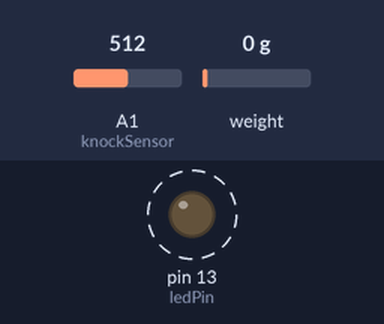
The sketch below on a simulated Arduino Uno, built with avr-gcc and run on an emulated ATmega328P. Shown: output pins drawn as LEDs (lit = HIGH). Dashed ring = blinking. The test bench sets the inputs (shaded band); at power-on: A1 (knockSensor) = 512, weight on the scale 0 g. What the sketch prints to the serial monitor is not drawn.

Above: at 3.2 s.
3.3 s: A1 (knockSensor) set to 108
6.5 s: A1 (knockSensor) set to 92
At 7.0 s:
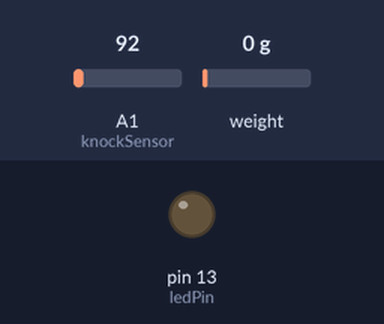
9.0 s: A1 (knockSensor) set to 110
At 12.1 s:
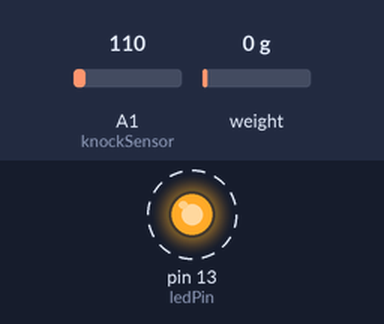
12.2 s: A1 (knockSensor) set to 90
At 13.2 s:
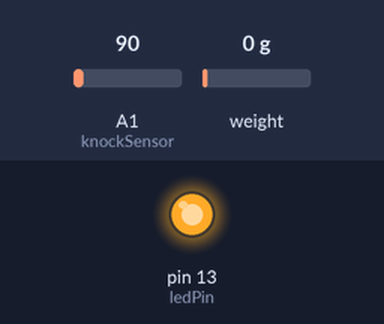
Timing chart, 0 to 14.7 s (numbered marks = the images above; inputs shaded):
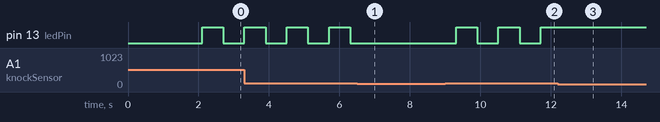

The sketch:

LoadCellAsKnockSensor.ino
```cpp
#include "HX711.h"

#define LOADCELL_DOUT_PIN  A0
#define LOADCELL_SCK_PIN  A1

const int ledPin = 13;       // LED connected to digital pin 13
const int knockSensor = A1;  // the piezo is connected to analog pin 0
const int threshold = 100;   // threshold value to decide when the detected sound is a knock or not


// these variables will change:
int sensorReading = 0;  // variable to store the value read from the sensor pin
int ledState = LOW;     // variable used to store the last LED status, to toggle the light

HX711 scale;

float calibration_factor = 195050; //-7050 worked for my 440lb max scale setup

void setup() {
  pinMode(ledPin, OUTPUT);  // declare the ledPin as as OUTPUT
  Serial.begin(9600);
  scale.begin(LOADCELL_DOUT_PIN, LOADCELL_SCK_PIN);
  scale.set_scale();
  scale.tare(); //Reset the scale to 0
  long zero_factor = scale.read_average(); //Get a baseline reading
}

void loop() {
  scale.set_scale(calibration_factor); //Adjust to this calibration factor
  sensorReading = analogRead(knockSensor);
  Serial.print(scale.get_units(), 1);
   if (sensorReading >= threshold) {
    ledState = !ledState;
    digitalWrite(ledPin, ledState);
    Serial.println("Knock!");
    Serial.println();
   }
delay (500);
}
```

Measured:
- the behaviour switches between 100 and 99 on A1 (knockSensor) (found by bisection; images 0 and 1)
- after the input at 6.5 s, pin 13 (ledPin): stops changing and stays LOW
- after the input at 9.0 s, pin 13 (ledPin): alternates HIGH for 0.60 s and LOW for 0.60 s, starting after 0.31 s
- after the input at 12.2 s, pin 13 (ledPin): stops changing and stays HIGH
- by itself, pin 13 (ledPin): alternates HIGH for 0.60 s and LOW for 0.60 s
